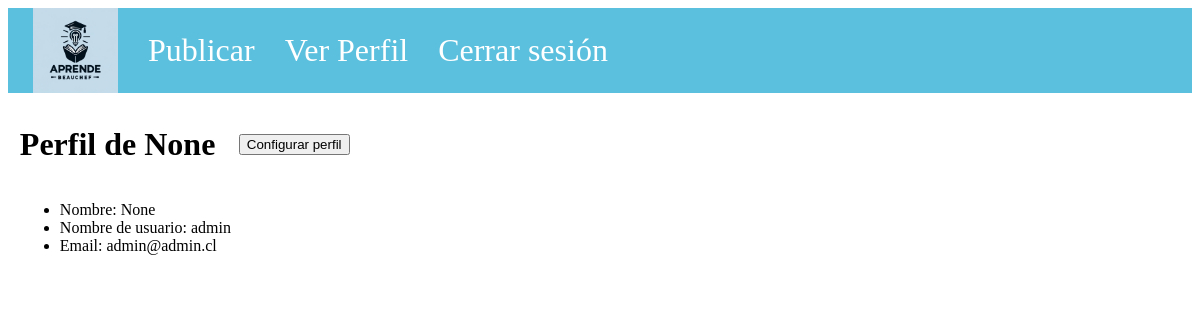
/profile/ (signed in), run on the app's committed database.
### baseapp/models.py (models this page shows)
class Usuario(AbstractUser):
    name = models.TextField(blank=True, null=True)

### baseapp/views.py (the view)
# urls.py: path("profile/", views.profile_view, name="profile"),
def profile_view(request):
    user=request.user
    try:
        tutor = Tutor.objects.get(usuario=user)
        publicaciones = Publica.objects.filter(dicta__tutor=tutor).select_related('afiche')
        afiches = [publicacion.afiche for publicacion in publicaciones]
    except Tutor.DoesNotExist:
        tutor = None
        afiches = None
    return render(request, "profile.html", {'user': user, 'afiches': afiches})

### baseapp/static/templates/profile.html (shortened to what this page needs)
{%extends 'base_navbar.html'%}
{%block stylesheets%}
<link rel="stylesheet" type="text/css" href="/static/css/profile.css">
{%endblock%}
{%block content%}
<div class="profile-content">
    <div class="user-tittle">
        <h1 class="user-profile">Perfil de {{user.name}}</h1>
        <button id="conf" class="conf-button" onclick="location.href = 'http://127.0.0.1:8000/profile/edit/'">Configurar
            perfil</button>
    </div>
    <div class="user-info">
        <ul>
            <li id="nombre">Nombre: {{user.name}}</li>
            <li id="username">Nombre de usuario: {{user.username}}</li>
            <li id="email">Email: {{user.email}}</li>
        </ul>
    </div>
</div>
{%endblock%}

### baseapp/static/css/profile.css (style rules this page uses)
.user-tittle { display: flex; align-items: center; }
.user-profile { margin-right: 2%; }
.conf-button { height: 2%; }
.profile-content { display: flex; flex-direction: column; margin-top: 1%; margin-left: 1%; }

### data on the page
Usuario: name "None", username "admin", email "admin@admin.cl"
